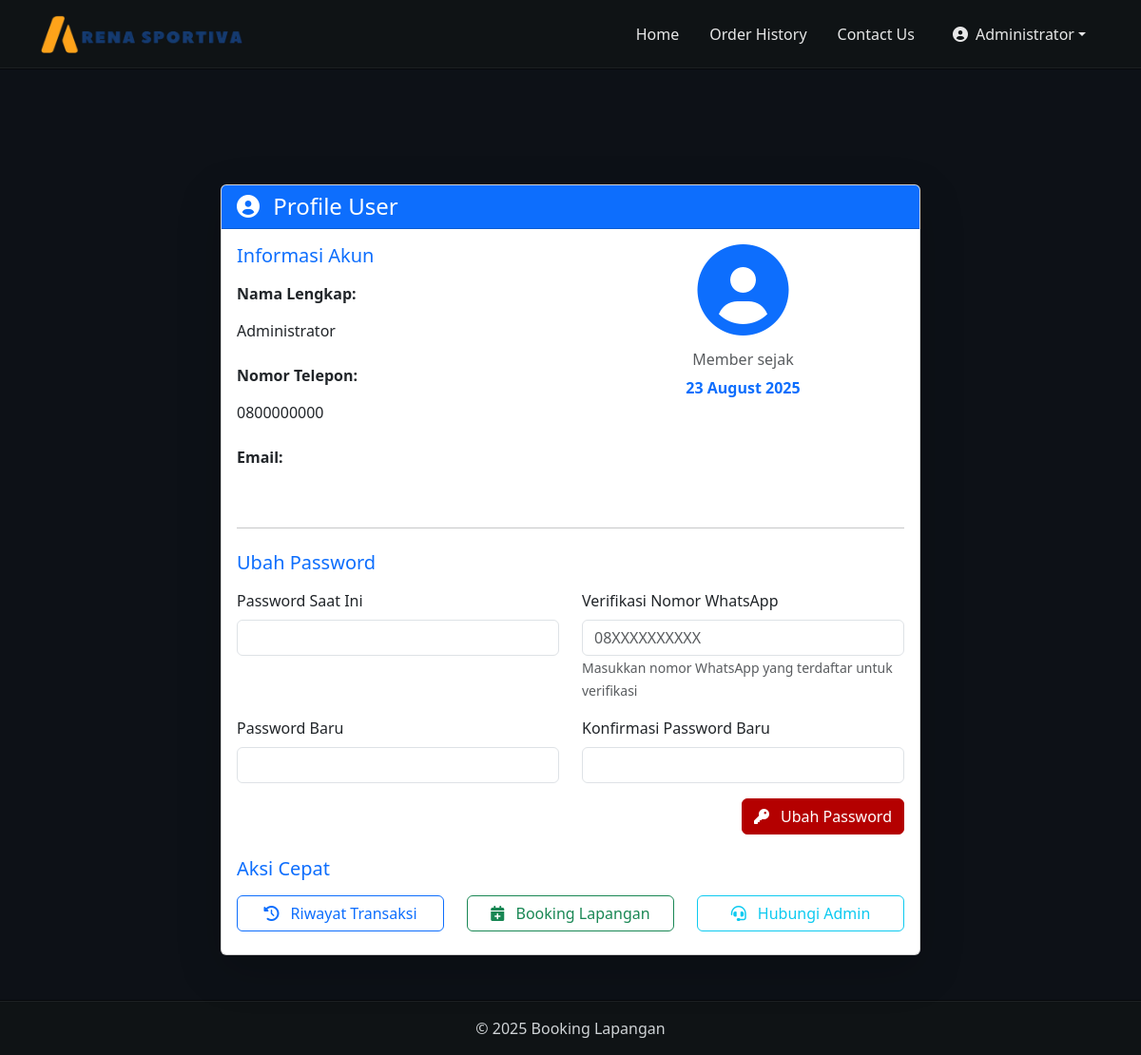
/public/profile.php (signed in), run on the app's committed database.
### tables this page shows
CREATE TABLE IF NOT EXISTS users (
  id INT AUTO_INCREMENT PRIMARY KEY,
  name VARCHAR(100) NOT NULL,
  phone VARCHAR(30) NOT NULL UNIQUE,
  password_hash VARCHAR(255) NOT NULL,
  role ENUM('user','admin') NOT NULL DEFAULT 'user',
  balance DECIMAL(12,2) NOT NULL DEFAULT 0,
  created_at TIMESTAMP DEFAULT CURRENT_TIMESTAMP
);

### public/profile.php (the view, shortened to what this page needs)
<?php
require_once __DIR__ . '/../src/db_connect.php';
$user_id = $_SESSION['user_id'];
$stmt = $mysqli->prepare("SELECT * FROM users WHERE id = ?");
$stmt->bind_param("i", $user_id);
$stmt->execute();
$result = $stmt->get_result();
$user = $result->fetch_assoc();
include __DIR__ . '/../templates/header.php';
?>
<div class="container py-5">
    <div class="row justify-content-center">
        <div class="col-lg-8">
            <div class="card shadow-lg">
                <div class="card-header bg-primary text-white">
                    <h4 class="mb-0">
                        <i class="fas fa-user-circle me-2"></i>
                        Profile User
                    </h4>
                </div>
                <div class="card-body">
                    <div class="row mb-4">
                        <div class="col-md-6">
                            <h5 class="text-primary mb-3">Informasi Akun</h5>
                            <div class="mb-3">
                                <label class="form-label fw-bold">Nama Lengkap:</label>
                                <p class="form-control-plaintext"><?= htmlspecialchars($user['name']) ?></p>
                            </div>
                            <div class="mb-3">
                                <label class="form-label fw-bold">Nomor Telepon:</label>
                                <p class="form-control-plaintext"><?= htmlspecialchars($user['phone']) ?></p>
                            </div>
                            <div class="mb-3">
                                <label class="form-label fw-bold">Email:</label>
                                <p class="form-control-plaintext"><?= htmlspecialchars($user['email']) ?></p>
                            </div>
                        </div>
                        <div class="col-md-6">
                            <div class="text-center">
                                <div class="profile-avatar mb-3">
                                    <i class="fas fa-user-circle fa-6x text-primary"></i>
                                </div>
                                <h6 class="text-muted">Member sejak</h6>
                                <p class="text-primary fw-bold"><?= date('d F Y', strtotime($user['created_at'])) ?></p>
                            </div>
                        </div>
                    </div>
                    <hr>
                    <div class="mt-4">
                        <h5 class="text-primary mb-3">Ubah Password</h5>
                        <form method="POST" action="">
                            <div class="row">
                                <div class="col-md-6">
                                    <div class="mb-3">
                                        <label for="current_password" class="form-label">Password Saat Ini</label>
                                        <input type="password" class="form-control" id="current_password" name="current_password" required>
                                    </div>
                                </div>
                                <div class="col-md-6">
                                    <div class="mb-3">
                                        <label for="whatsapp_verification" class="form-label">Verifikasi Nomor WhatsApp</label>
                                        <input type="text" class="form-control" id="whatsapp_verification" name="whatsapp_verification" placeholder="08XXXXXXXXXX" required>
                                        <small class="form-text text-muted">Masukkan nomor WhatsApp yang terdaftar untuk verifikasi</small>
                                    </div>
                                </div>
                            </div>
                            <div class="row">
                                <div class="col-md-6">
                                    <div class="mb-3">
                                        <label for="new_password" class="form-label">Password Baru</label>
                                        <input type="password" class="form-control" id="new_password" name="new_password" required>
                                    </div>
                                </div>
                                <div class="col-md-6">
                                    <div class="mb-3">
                                        <label for="confirm_password" class="form-label">Konfirmasi Password Baru</label>
                                        <input type="password" class="form-control" id="confirm_password" name="confirm_password" required>
                                    </div>
                                </div>
                            </div>
                            <div class="d-grid gap-2 d-md-flex justify-content-md-end">
                                <button type="submit" name="change_password" class="btn btn-primary">
                                    <i class="fas fa-key me-2"></i>
                                    Ubah Password
                                </button>
                            </div>
                        </form>
                    </div>
                    <div class="mt-4">
                        <h5 class="text-primary mb-3">Aksi Cepat</h5>
                        <div class="row">
                            <div class="col-md-4 mb-2">
                                <a href="history.php" class="btn btn-outline-primary w-100">
                                    <i class="fas fa-history me-2"></i>
                                    Riwayat Transaksi
                                </a>
                            </div>
                            <div class="col-md-4 mb-2">
                                <a href="index.php#courts" class="btn btn-outline-success w-100">
                                    <i class="fas fa-calendar-plus me-2"></i>
                                    Booking Lapangan
                                </a>
                            </div>
                            <div class="col-md-4 mb-2">
                                <a href="contact.php" class="btn btn-outline-info w-100">
                                    <i class="fas fa-headset me-2"></i>
                                    Hubungi Admin
                                </a>
                            </div>
                        </div>
                    </div>
                </div>
            </div>
        </div>
    </div>
</div>
<?php include __DIR__ . '/../templates/footer.php'; ?>

### public/assets/css/style.css (style rules this page uses)
body { padding-top: 70px; background: #0d1117; }
.btn-primary { background-color: #b40000; border-color: #b40000; }

### data on the page
users: name "Administrator", phone "0800000000", created_at "23 August 2025"

### other printed values
$_SESSION['name'] "Administrator"
